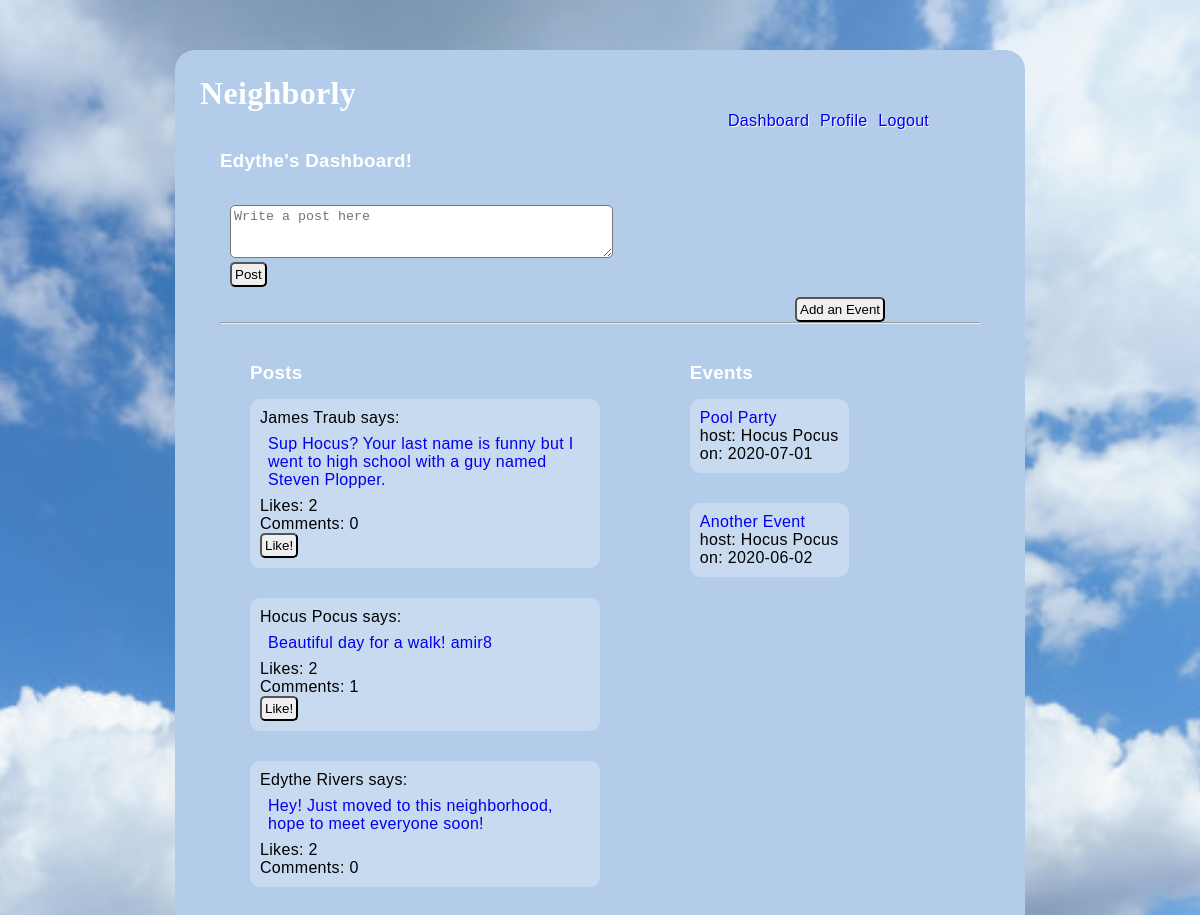
The page /dashboard (signed in) on the database as committed earlier.
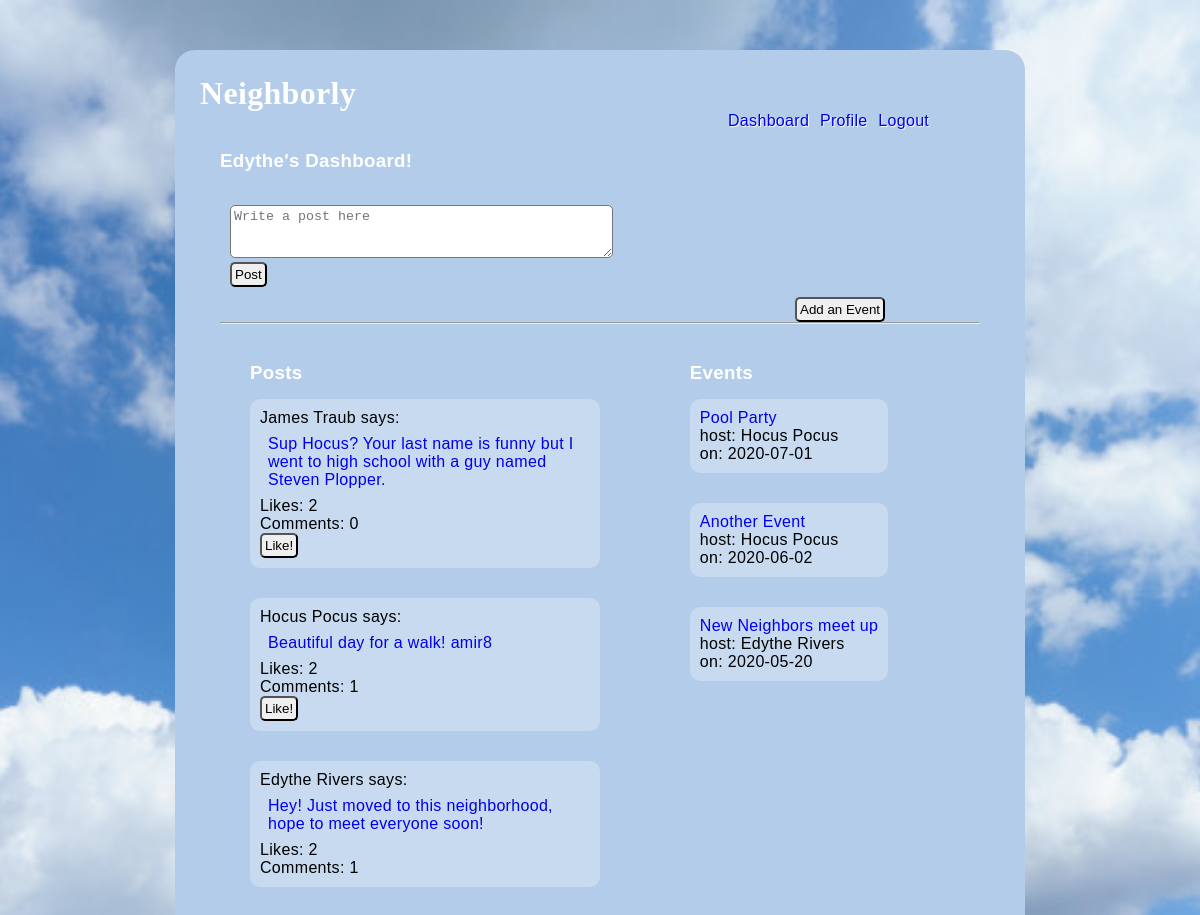
The same page on the database as committed later.
### models.py (models this page shows)
class User(db.Model):
    __tablename__ = "users"
    id = db.Column(db.Integer, primary_key=True)
    first_name = db.Column(db.String(45))
    last_name = db.Column(db.String(45))
    email = db.Column(db.String(255))
    address_id = db.Column(db.Integer, db.ForeignKey('addresses.id', ondelete='cascade'))
    address = db.relationship('Address', foreign_keys=[address_id])
    password_hash=db.Column(db.String(255))
    profile_pic = db.Column(db.Text)
    likes_sent = db.relationship('Post', secondary=likes_table, passive_deletes=True)
    all_post = db.relationship('Post', back_populates="user", cascade="all, delete, delete-orphan")
    all_event = db.relationship('Event', back_populates="user", cascade="all, delete, delete-orphan")
    post_comments = db.relationship('Post_comment', back_populates="user", cascade="all, delete, delete-orphan")
    event_comments = db.relationship('Event_comment', back_populates="user", cascade="all, delete, delete-orphan")
    created_at = db.Column(db.DateTime, server_default = func.now())
    updated_at = db.Column(db.DateTime, server_default = func.now(), onupdate = func.now())
    @property
    def full_name(self):
        return self.first_name + ' ' + self.last_name

class Post(db.Model):
    __tablename__ = "posts"
    id = db.Column(db.Integer, primary_key=True)
    message = db.Column(db.String(255))
    user_id = db.Column(db.Integer, db.ForeignKey('users.id', ondelete='cascade'))
    user = db.relationship('User', foreign_keys=[user_id])
    likes_rec = db.relationship('User', secondary=likes_table, passive_deletes=True)
    all_comment = db.relationship('Post_comment', back_populates="post", cascade="all, delete, delete-orphan")
    created_at = db.Column(db.DateTime, server_default = func.now())
    updated_at = db.Column(db.DateTime, server_default = func.now(), onupdate = func.now())
    @property
    def num_likes(self):
        return len(self.likes_rec)
    @property
    def num_comments(self):
        return len(self.all_comment)

class Event(db.Model):
    __tablename__ = "events"
    id = db.Column(db.Integer, primary_key=True)
    title = db.Column(db.String(100))
    description = db.Column(db.String(255))
    date = db.Column(db.String(45))
    time = db.Column(db.String(45))
    user_id = db.Column(db.Integer, db.ForeignKey('users.id', ondelete='cascade'))
    user = db.relationship('User', foreign_keys=[user_id])
    location_id = db.Column(db.Integer, db.ForeignKey('event_locations.id', ondelete='cascade'))
    location = db.relationship('Event_location', foreign_keys=[location_id])
    all_comment = db.relationship('Event_comment', back_populates="event", cascade="all, delete, delete-orphan")
    created_at = db.Column(db.DateTime, server_default = func.now())
    updated_at = db.Column(db.DateTime, server_default = func.now(), onupdate = func.now())

### controller.py (the view)
def dashboard():
    if 'user_id' not in session:
        return redirect("/")
    posts = Post.query.all()
    events = Event.query.all()
    cur_user = User.query.filter_by(id=session['user_id'])
    return render_template("dashboard.html", all_posts = posts, all_events = events,all_users = cur_user )

### templates/dashboard.html (shortened to what this page needs)
<!DOCTYPE html>
<html lang="en">
<head>
    <link rel="stylesheet" type="text/css" href="{{ url_for('static', filename='style_dashboard.css') }}">
</head>
<body>
    <div class="container_dashboard">
        <h1>Neighborly</h1>
        <div class="navigation">
            <a href="/dashboard">Dashboard</a>
            <a href="/my_profile">Profile</a>
            <a href="/logout">Logout</a>
        </div>
        <div class="dashboard">
            {% for cur_user in all_users %}
            <h3>{{cur_user.first_name}}'s Dashboard!</h3>
            {% endfor %}
            <br>
            <form action="/add/post" method="POST">
                <p> <textarea name="message" cols="45" rows="3" placeholder="Write a post here"></textarea></p>
                <input type="submit" value="Post">
            </form>
            <a href="/events"><button>Add an Event</button></a>
            <hr>
            <br>
        </div>
        <div class="posts">
            <h3>Posts</h3>
            <ul>
                {% for post in all_posts %}
                <li>
                    <p>{{post.user.full_name}} says:</p>
                    <blockquote><a href="/post/details/{{post.id}}">{{post.message}}</a></blockquote>
                    <p>Likes: {{ post.num_likes }} </p>
                    <p>Comments: {{ post.num_comments }} </p>
                    {% if session['user_id'] != post.user_id %}
                        <a href="/add/like/{{post.id}}"><button>Like!</button></a>
                    {% endif %}
                </li>
                {% endfor %}
            </ul>
        </div>
        <div class="events">
            <h3>Events</h3>
            <ul>
                {% for event in all_events %}
                <li>
                    <p><a href="/event/details/{{event.id}}">{{event.title}}</a></p>
                    <p>host: {{event.user.first_name}} {{event.user.last_name}}</p>
                    <p>on: {{event.date}}</p>
                </li>
                {% endfor %}
            </ul>
        </div>
    </div>
</body>
</html>

Rows that differ between the two databases and show on the page:
computed for Post "Hey! Just moved to this neighborhood, hope to meet everyone soon!": num_comments "0" → "1"
added Event: title "New Neighbors meet up", user.first_name "Edythe", user.last_name "Rivers", date "2020-05-20"
